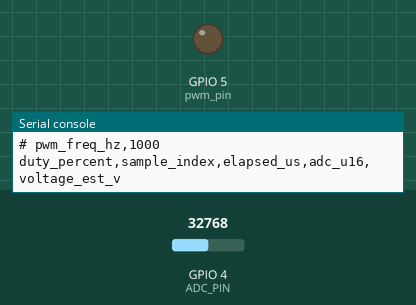
Bench run of a program on a simulated ESP32 board running MicroPython. On the bench: output pins drawn as LEDs (lit = HIGH), the last lines printed to the serial console. Inputs (shaded band) come from the test bench; at power-on: GPIO 4 (ADC_PIN) = 32768 (analog values on the 0–65535 scale). At 2.9 s the program stops and its outputs stay as they are.

Above: at 0.1 s.
At 0.6 s:
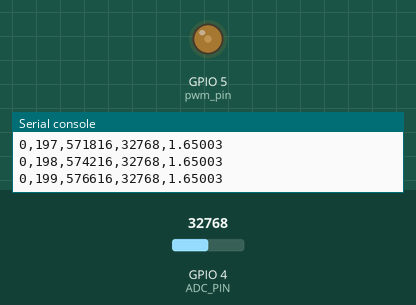
At 1.2 s:
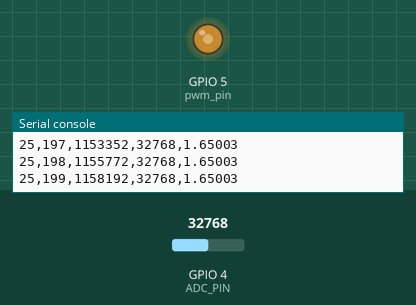
At 2.4 s:
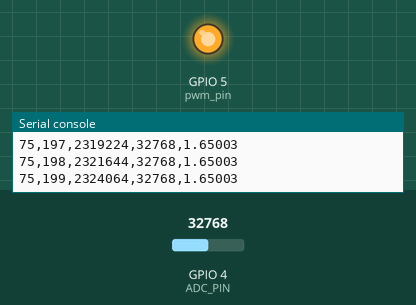
Timing chart, 0 to 4.4 s (numbered marks = the images above):
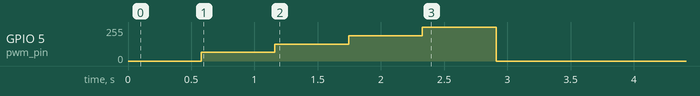

The program:

06_board_only_pwm_adc_loopback.py
```python
import time
import machine

PWM_PIN = 5
ADC_PIN = 4
PWM_FREQ = 1000
SAMPLES_PER_DUTY = 200

adc = machine.ADC(machine.Pin(ADC_PIN))
try:
    adc.atten(machine.ADC.ATTN_11DB)
except Exception:
    pass

pwm_pin = machine.Pin(PWM_PIN, machine.Pin.OUT)
pwm = machine.PWM(pwm_pin, freq=PWM_FREQ, duty_u16=0)

print("# board-only PWM to ADC loopback")
print("# wiring: GPIO%d -> GPIO%d" % (PWM_PIN, ADC_PIN))
print("# pwm_freq_hz,%d" % PWM_FREQ)
print("duty_percent,sample_index,elapsed_us,adc_u16,voltage_est_v")

start = time.ticks_us()
try:
    for duty_percent in (0, 25, 50, 75, 100):
        duty_u16 = int(65535 * duty_percent / 100)
        pwm.duty_u16(duty_u16)
        time.sleep_ms(100)
        for i in range(SAMPLES_PER_DUTY):
            raw = adc.read_u16()
            volts = raw * 3.3 / 65535
            print(
                "%d,%d,%d,%d,%.5f"
                % (duty_percent, i, time.ticks_diff(time.ticks_us(), start), raw, volts)
            )
            time.sleep_ms(2)
finally:
    pwm.deinit()
    pwm_pin.off()
```

Measured:
- by itself, GPIO 5 (pwm_pin): 0/255 → 64/255 at 0.58 s, → 127/255 0.58 s later, → 191/255 0.58 s later, → 255/255 0.58 s later, … (5 changes in this stretch)
